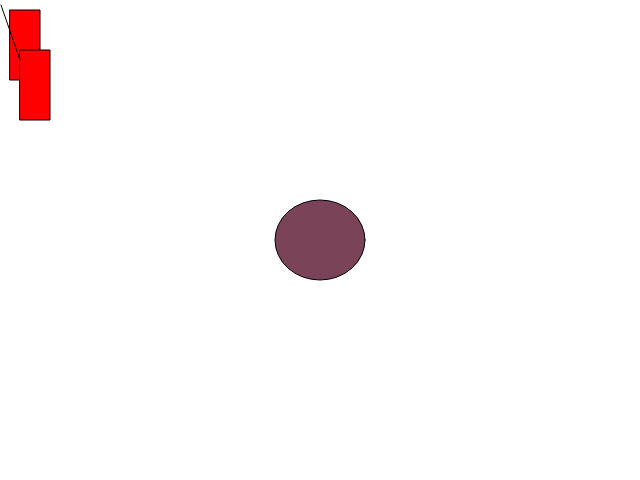
Frame 1 (no input)
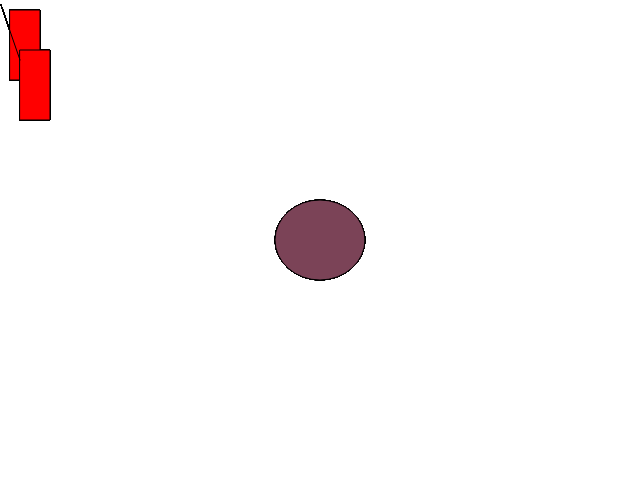
Frame 60 (no input)
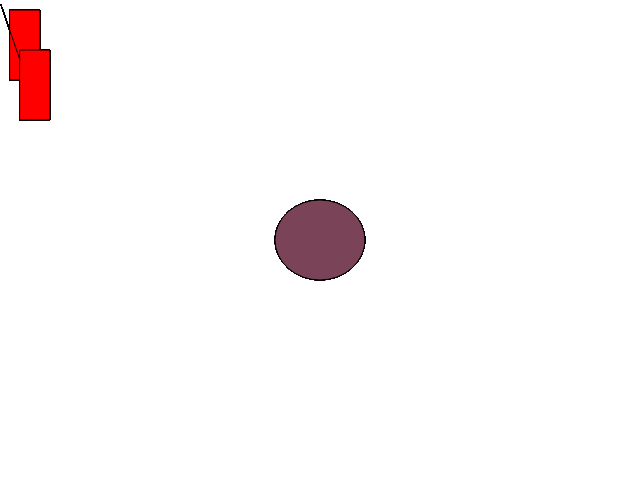
Frame 120 (the mouse pressed at the canvas centre since frame 60)

The p5.js sketch that drew these frames (run headless with seeded random() and noise() and a simulated clock; from frame 60 on, the mouse is pressed at the canvas centre):

// p5.js sketch
// ── sketch.js
function setup() {
  createCanvas(640, 480);
}

function draw() {
  
  fill(255,0,0);
  rect(10,10,30,70);
   rect(20,50,30,70);
  line(20,60, 1,5);
  fill(123,67,87);
  ellipse(width/2,height/2,90,80);
  
  
  
}
